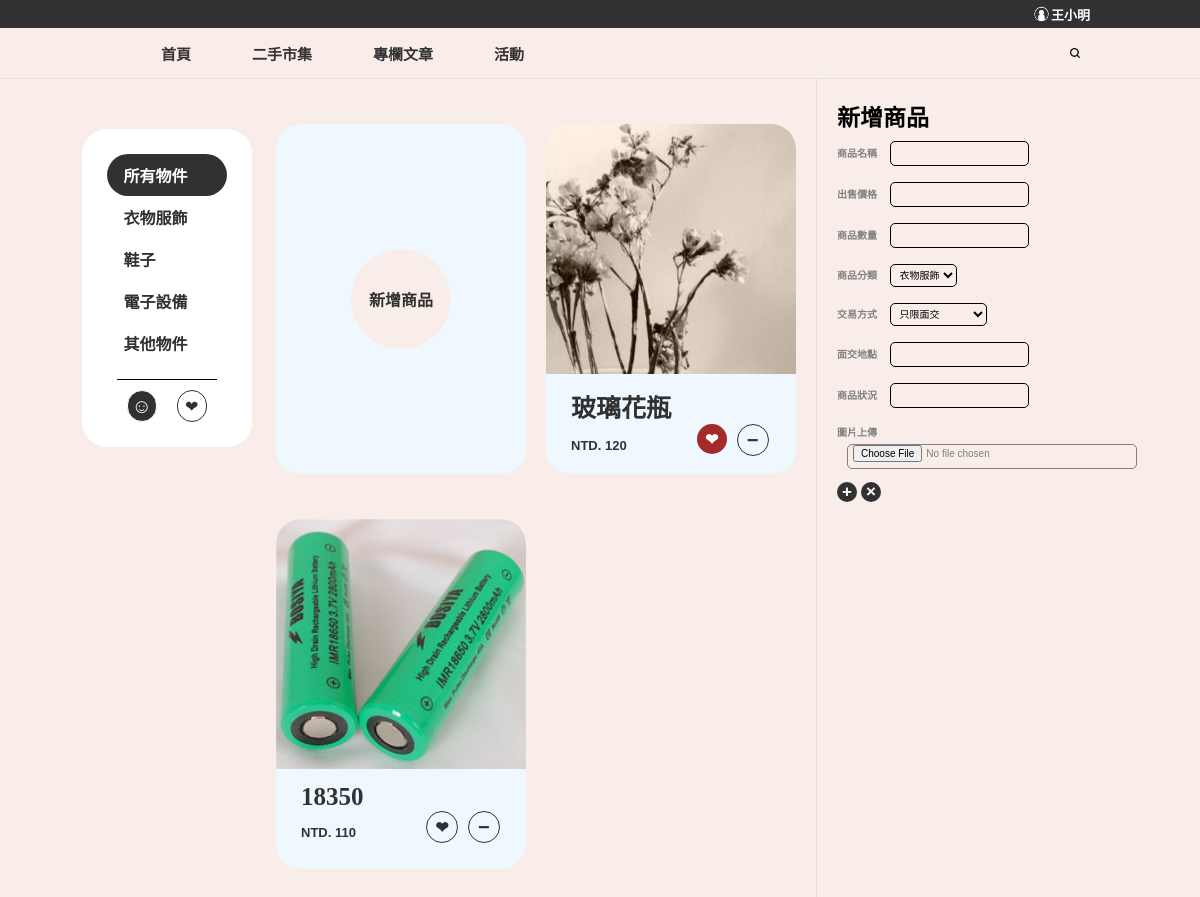
The app's page /market/create_interface/ (signed in) with its own data.
### market/models.py (models this page shows)
class Item(models.Model):
    idx = models.AutoField(auto_created=True, primary_key=True)
    user = models.CharField(max_length=100, default='visitor')
    name = models.CharField(max_length=100)
    price = models.IntegerField()
    quantity = models.IntegerField()
    transaction_type = models.CharField(max_length=20)
    transaction_location = models.CharField(max_length=100, blank=True)
    category = models.CharField(max_length=20)
    condition = models.CharField(max_length=200)
    image = models.ImageField(upload_to='images/')

### market/views.py (the view)
# urls.py: path('create_interface/', views.create_interface, name='create_interface'),
@login_required(login_url='market_index')
def create_interface(request):
    global preview_index
    preview_index = None
    return render(request, 'mk_create.html', {
        'items': Item.objects.filter(user=request.user.username),
        'user_check': 'check',
        'love_items': [love.item for love in \
                       Love.objects.filter(user=request.user.username)],
    })

### templates/mk_create.html (shortened to what this page needs)
{% extends 'mk_base.html' %}
{% block post %}
<div class="post-container">
  <div class='post-bulletin-board'>
    <div class='post create-post-div'>
      <a href="{% url 'create_interface' %}">新增商品</a>
    </div>
    {% for item in items %}
    <div class='post'>
      <div class='post-item-image'>
        {% load static %}
        <img src="{{ item.image.url }}" alt="{{item.name}}">
      </div>
      <div class='post-item-text'>
        <p class="item-title">{{item.name}}</p>
        <div class='item-tag'>
          <p>NTD. {{item.price}}</p>
          {% if item.idx in love_items %}
          <a class='love-item-active' href="{% url 'love_item' idx=item.idx %}">&#10084;</a>
          {% else %}
          <a class='love-item' href="{% url 'love_item' idx=item.idx %}">&#10084;</a>
          {% endif %}
          <a class='buy-item' href="{% url 'remove_item' idx=item.idx %}">&minus;</a>
        </div>
      </div>
    </div>
    {% endfor %}
  </div>
</div>
{% endblock post %}
{% block preview %}
<div class="preview-container">
  <div class='preview-fixed-container'>
    <p class='new-item-title'>新增商品</p>
    <form action="{% url 'create' %}" method='post' enctype='multipart/form-data'>
      <label>商品名稱
        <input type="text" id='new-item-name' name='name' required>
      </label>
      <label>出售價格
        <input type="number" id='new-item-price' name='price' required>
      </label>
      <label>商品數量
        <input type="number" id='new-item-quantity' name='quantity' required>
      </label>
      <label>商品分類
        <select name="category" id="new-item-category">
          <option value="衣物服飾">衣物服飾</option>
        </select>
      </label>
      <label>交易方式
        <select name="transaction_type" id="new-item-transcation-type">
          <option value="只限面交">只限面交</option>
        </select>
      </label>
      <label>面交地點
        <input type="text" id='new-item-transcation-location' name='transaction_location'>
      </label>
      <label>商品狀況
        <input type="text" id='new-item-condition' name='condition'>
      </label>
      <label class='new-item-input-image'>
        圖片上傳
        <input type="file" id='new-item-image' name='image' required>
      </label>
      <div class='new-item-btn-block'>
        <button type='submit' id='new-item-add' class='new-item-btn'>&plus;</button>
        <button type='button' id='new-item-cancel' class='new-item-btn'
          onclick="location.href='{% url 'user_interface' %}'">&times;</button>
      </div>
    </form>
  </div>
</div>
{% endblock preview %}

### templates/mk_base.html (shortened to what this page needs)
{% load static %}
<!DOCTYPE html>
<html lang="zh-TW">
<head>
  <link rel="stylesheet" href="{% static 'styles/index.css' %}">
  <link rel="stylesheet" href="{% static 'styles/navbar.css' %}">
  <link rel="stylesheet" href="{% static 'styles/market.css' %}">
</head>
<body>
<div class="top-bar-container">
  <div class="top-bar-menu container">
    <a href={% url 'login_interface' %}>
      <img src="{% static 'images/person.png' %}" alt="">
      {% if not request.user.is_authenticated %}
      <div>會員登入</div>
      {% else %}
      <div>{{ user.username }}</div>
      {% endif %}
  </div>
</div>
<div class="nav-bar-container">
	<div class="nav-bar-menu container">
		<div class="menu">
			<ul>
				<li class="menu-item"><a href="{% url 'index' %}#">首頁</a></li>
				<li class="menu-item"><a href="{% url 'market_index' %}">二手市集</a></li>
				<li class="menu-item"><a href="{% url 'index'%}#article">專欄文章</a></li>
				<li class="menu-item"><a href="{% url 'index'%}#campaign">活動</a></li>
			</ul>
		</div>
		<div class="top-search" >
			<a>
				<img class="top-search-btn" src="{% static 'images/search.png' %}" alt="">
			</a>
		</div>
	</div>
</div>
<div class="market-interface-container">
  <div class="market-interface">
    {% load static %}
    <div class="category-container">
      <div class="categories">
        <ul>
          <li class="{% if not category %}category-active{% endif %}">
            <a href="{% url 'category' option='all' %}">所有物件</a>
          </li>
          <li class="{% if category == '衣物服飾' %}category-active{% endif %}">
            <a href="{% url 'category' option='衣物服飾' %}">衣物服飾</a>
          </li>
          <li class="{% if category == '鞋子' %}category-active{% endif %}">
            <a href="{% url 'category' option='鞋子' %}">鞋子</a>
          </li>
          <li class="{% if category == '電子設備' %}category-active{% endif %}">
            <a href="{% url 'category' option='電子設備' %}">電子設備</a>
          </li>
          <li class="{% if category == '其他物件' %}category-active{% endif %}">
            <a href="{% url 'category' option='其他物件' %}">其他物件</a>
          </li>
          <div class='category-btn-div'>
            {% load static %}
            {% if user_check == 'check' %}
            <a class='category-btn my-item-btn my-item-btn-active' href="{% url 'user_btn' %}">&#9786;</a>
            {% else %}
            <a class='category-btn my-item-btn' href="{% url 'user_btn' %}">&#9786;</a>
            {% endif %}
            {% if love_check == 'check' %}
            <a class='category-btn my-love-btn-active' href="{% url 'love_btn' %}">&#10084;</a>
            {% else %}
            <a class='category-btn' href="{% url 'love_btn' %}">&#10084;</a>
            {% endif %}
          </div>
        </ul>
      </div>
    </div>
    {% block post %}{% endblock post %}
    {% block preview %}{% endblock preview %}
  </div>
</div>
</body>
</html>

### static/styles/index.css (style rules this page uses)
* { margin: 0; padding: 0; background-color: #f8ede8; scroll-behavior: smooth; }
.container { width: 1000px; }

### static/styles/navbar.css (style rules this page uses)
.top-bar-container { height: 28px; background: #313131; display: flex; align-items: center; justify-content: center; }
.top-bar-menu { background: none; display: flex; justify-content: right; }
.top-bar-container a { text-decoration: none; background: none; color: #fff; height: auto; display: flex; margin: 0 10px 0 30px; font-size: 13px; font-weight: bold; align-items: center; font-family: sans-serif; }
.top-bar-container img { height: 16px; background: none; }
.top-bar-container a div { background: none; }
.nav-bar-container { height: 50px; display: flex; justify-content: center; border-bottom: 1px solid #e3e3e3; position: sticky; z-index: 100; top: 0; }
.nav-bar-menu { display: flex; align-items: center; height: 100%; }
.nav-bar-menu .menu { float: left; width: 97%; height: 100%; display: flex; justify-content: left; }
.nav-bar-menu ul { list-style: none; display: flex; align-items: center; width: 50%; height: 100%; justify-content: space-evenly; }
.nav-bar-menu .menu-item { height: 100%; display: flex; align-items: center; font-size: 15px; font-weight: 600; }
.nav-bar-menu ul li a { text-decoration: none; color: #333; }
.nav-bar-menu .top-search { float: right; }
.top-search a { display: flex; justify-content: center; align-items: center; }
.top-search img { width: 10px; z-index: 100; }

### records on screen
Item: image (picture), name "玻璃花瓶", price "120"
Item: image (picture), name "18350", price "110"

### other values on screen
{{ user.username }} "王小明"
